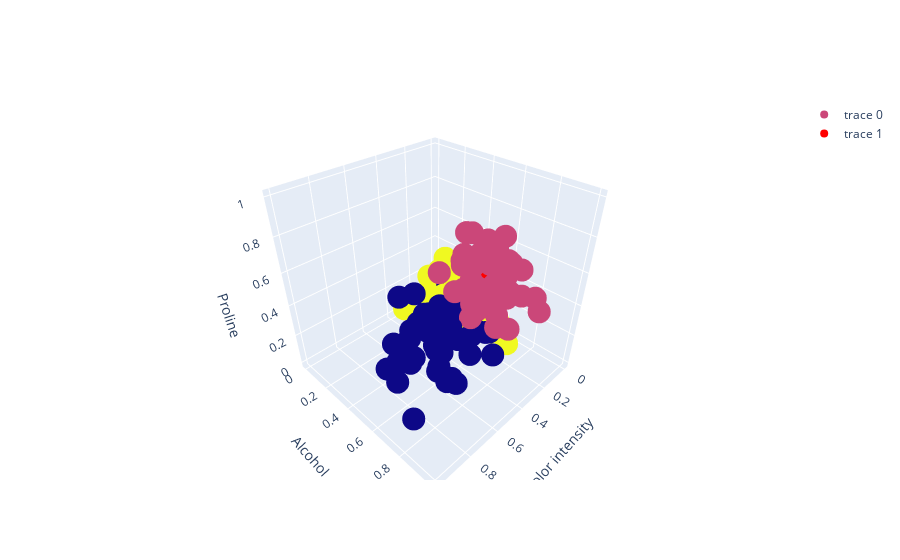

Here is the notebook cell this chart was saved with:
### Code cell
fig.add_trace(go.Scatter3d(x = centers['Color_Intensity'], 
                         y=centers['Alcohol'],
                         z=centers['Proline'],
                         mode = 'markers',
                         marker = dict(color = 'red'),
                         text = [0,1,2]))
fig.show()

### Figure 1 — Plotly figure (JSON) as saved in the notebook; plotly's stock layout.template omitted (floating-point values rounded to 4 significant figures; data arrays with more than 128 entries replaced by an {"elided": "..."} marker saying what was removed)
{"data": [{"marker": {"color": {"elided": "178 int values"}}, "mode": "markers", "text": {"elided": "178 int values"}, "type": "scatter3d", "x": {"elided": "178 float values"}, "y": {"elided": "178 float values"}, "z": {"elided": "178 float values"}}, {"marker": {"color": "red"}, "mode": "markers", "text": ["0", "1", "2"], "type": "scatter3d", "x": [0.5173, 0.3594, 0.1517], "y": [0.5583, 0.7111, 0.323], "z": [0.2493, 0.596, 0.1675]}], "layout": {"scene": {"xaxis": {"title": {"text": "Color intensity"}}, "yaxis": {"title": {"text": "Alcohol"}}, "zaxis": {"title": {"text": "Proline"}}}}}
